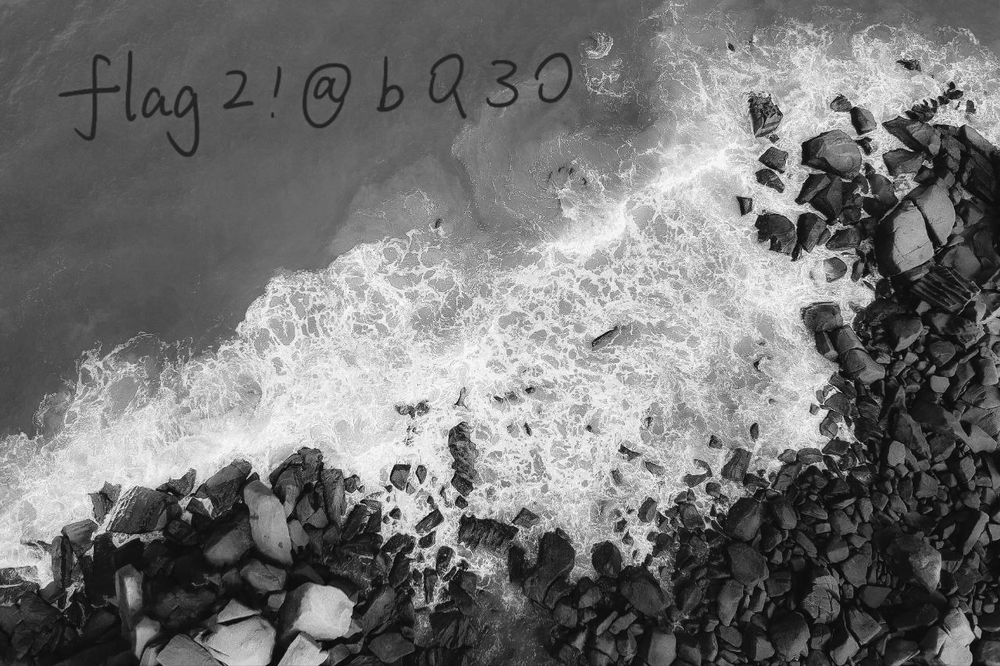
#> input picture demo1.bmp, 1000 x 666 px, shrunk from 1280 x 853 before the run
$ python decrypt.py demo1.bmp
#> lines starting #> are read from the running program, lines starting #| are printed output that depends on the picture
"""
encryption: random permutation of 0-255

cipher_pixel = mapping[plain_pixel] - substitution

frequncy of pixels is preserved in a substitution cipher
so, histogram(cipher) is a shuffle of histogram(plain)

can take the demos as an example and use them to guage how
often some values appear

plain_histogram[i] - how often value i appears in the plaintext
images demo1 and demo2

then we order values by frequency using argsort()

for each k from 0-255:
    take the kth rarest value in the ciphertext
    assign it the kth rarest value in the plaintext
"""

from sys import argv

import numpy as np
from PIL import Image

# load known plaintext and ciphertext
demo1 = np.array(Image.open("demo1.bmp"))
#> demo1 is the input picture: shape (666, 1000); min 1, max 255, mean 115.7
demo1_enc = np.array(Image.open("demo1_enc.bmp"))
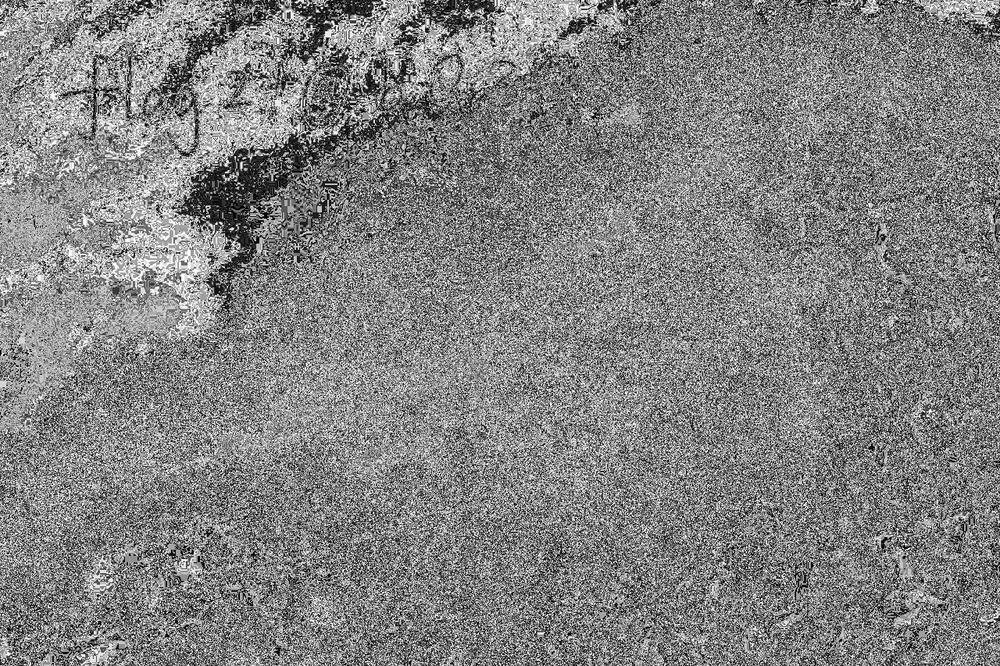
#> input picture demo1_enc.bmp, 1000 x 666 px, shrunk from 1280 x 853 before the run
#> demo1_enc is the input picture: shape (666, 1000); min 0, max 255, mean 130.2
demo2 = np.array(Image.open("demo2.bmp"))
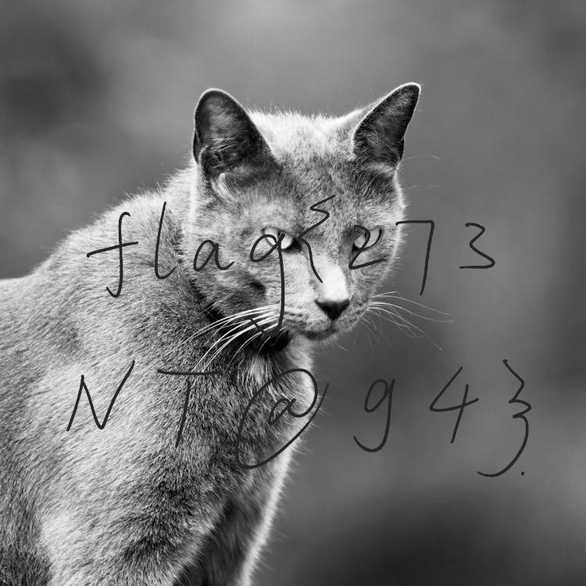
#> input picture demo2.bmp, 586 x 586 px, shrunk from 750 x 750 before the run
#> demo2 is the input picture: shape (586, 586); min 0, max 255, mean 115
demo2_enc = np.array(Image.open("demo2_enc.bmp"))
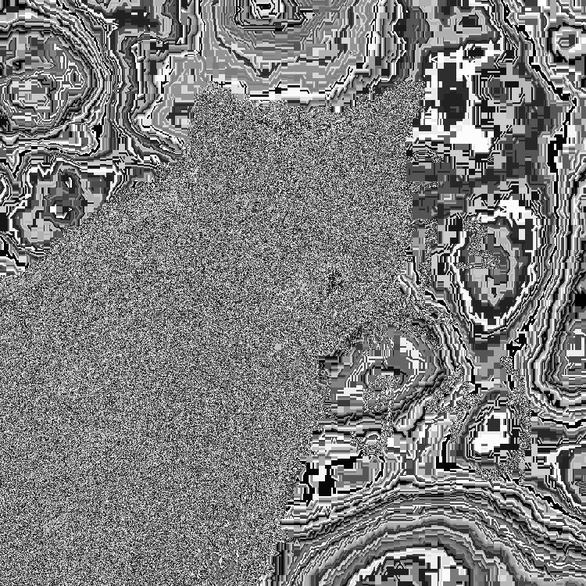
#> input picture demo2_enc.bmp, 586 x 586 px, shrunk from 750 x 750 before the run
#> demo2_enc is the input picture: shape (586, 586); min 0, max 255, mean 125.5


def build_plain_histogram():
    hist = np.zeros(256, dtype=(np.uint64))
    for arr in [demo1, demo2]:
        hist += np.bincount(arr.flatten(), minlength=256).astype(np.uint64)
#> this loop made 2 passes
#> after the loop, hist = 256 values, max 13205 at index 88, min 18 at index 254, mean 3943
    return hist


def decrypt(image, inverse_mapping):
    return inverse_mapping[image]


plain_histogram = build_plain_histogram()
#> plain_histogram has the same summary as hist in build_plain_histogram
order_plain = np.argsort(plain_histogram)
#> order_plain = 256 values, max 255 at index 2, min 0 at index 12, mean 127.5

#> (the run stopped early here; a loop or call above may not have finished)
